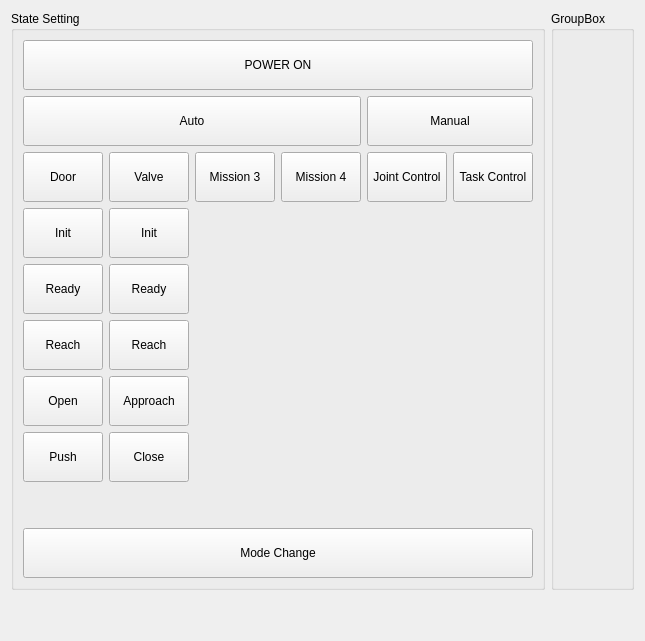
      <widget class="QWidget" name="tab_2">
       <attribute name="title">
        <string>Status</string>
       </attribute>
       <layout class="QVBoxLayout" name="verticalLayout_4">
        <item>
         <layout class="QHBoxLayout" name="horizontalLayout_4">
          <item>
           <widget class="QGroupBox" name="groupBox_state">
            <property name="title">
             <string>State Setting</string>
            </property>
            <layout class="QVBoxLayout" name="verticalLayout_14">
             <item>
              <widget class="QPushButton" name="button_power_on">
               <property name="minimumSize">
                <size>
                 <width>0</width>
                 <height>50</height>
                </size>
               </property>
               <property name="autoFillBackground">
                <bool>false</bool>
               </property>
               <property name="text">
                <string>POWER ON</string>
               </property>
              </widget>
             </item>
             <item>
              <layout class="QHBoxLayout" name="horizontalLayout_9">
               <item>
                <layout class="QVBoxLayout" name="verticalLayout_6">
                 <item>
                  <widget class="QPushButton" name="button_auto">
                   <property name="minimumSize">
                    <size>
                     <width>0</width>
                     <height>50</height>
                    </size>
                   </property>
                   <property name="text">
                    <string>Auto</string>
                   </property>
                  </widget>
                 </item>
                 <item>
                  <layout class="QHBoxLayout" name="horizontalLayout_8">
                   <item>
                    <layout class="QVBoxLayout" name="verticalLayout_8">
                     <item>
                      <widget class="QPushButton" name="button_auto_door_start">
                       <property name="minimumSize">
                        <size>
                         <width>0</width>
                         <height>50</height>
                        </size>
                       </property>
                       <property name="text">
                        <string>Door</string>
                       </property>
                      </widget>
                     </item>
                     <item>
                      <widget class="QPushButton" name="button_auto_door_init">
                       <property name="minimumSize">
                        <size>
                         <width>0</width>
                         <height>50</height>
                        </size>
                       </property>
                       <property name="text">
                        <string>Init</string>
                       </property>
                      </widget>
                     </item>
                     <item>
                      <widget class="QPushButton" name="button_auto_door_ready">
                       <property name="minimumSize">
                        <size>
                         <width>0</width>
                         <height>50</height>
                        </size>
                       </property>
                       <property name="text">
                        <string>Ready</string>
                       </property>
                      </widget>
                     </item>
                     <item>
                      <widget class="QPushButton" name="button_auto_door_reach">
                       <property name="minimumSize">
                        <size>
                         <width>0</width>
                         <height>50</height>
                        </size>
                       </property>
                       <property name="text">
                        <string>Reach</string>
                       </property>
                      </widget>
                     </item>
                     <item>
                      <widget class="QPushButton" name="button_auto_door_open">
                       <property name="minimumSize">
                        <size>
                         <width>0</width>
                         <height>50</height>
                        </size>
                       </property>
                       <property name="text">
                        <string>Open</string>
                       </property>
                      </widget>
                     </item>
                     <item>
                      <widget class="QPushButton" name="button_auto_door_push">
                       <property name="minimumSize">
                        <size>
                         <width>0</width>
                         <height>50</height>
                        </size>
                       </property>
                       <property name="text">
                        <string>Push</string>
                       </property>
                      </widget>
                     </item>
                     <item>
                      <spacer name="verticalSpacer_2">
                       <property name="orientation">
                        <enum>Qt::Vertical</enum>
                       </property>
                       <property name="sizeHint" stdset="0">
                        <size>
                         <width>20</width>
                         <height>40</height>
                        </size>
                       </property>
                      </spacer>
                     </item>
                    </layout>
                   </item>
                   <item>
                    <layout class="QVBoxLayout" name="verticalLayout_9">
                     <item>
                      <widget class="QPushButton" name="button_auto_valve_start">
                       <property name="minimumSize">
                        <size>
                         <width>0</width>
                         <height>50</height>
                        </size>
                       </property>
                       <property name="text">
                        <string>Valve</string>
                       </property>
                      </widget>
                     </item>
                     <item>
                      <widget class="QPushButton" name="button_auto_valve_init">
                       <property name="minimumSize">
                        <size>
                         <width>0</width>
                         <height>50</height>
                        </size>
                       </property>
                       <property name="text">
                        <string>Init</string>
                       </property>
                      </widget>
                     </item>
                     <item>
                      <widget class="QPushButton" name="button_auto_valve_ready">
                       <property name="minimumSize">
                        <size>
                         <width>0</width>
                         <height>50</height>
                        </size>
                       </property>
                       <property name="text">
                        <string>Ready</string>
                       </property>
                      </widget>
                     </item>
                     <item>
                      <widget class="QPushButton" name="button_auto_valve_reach">
                       <property name="minimumSize">
                        <size>
                         <width>0</width>
                         <height>50</height>
                        </size>
                       </property>
                       <property name="text">
                        <string>Reach</string>
                       </property>
                      </widget>
                     </item>
                     <item>
                      <widget class="QPushButton" name="button_auto_valve_approach">
                       <property name="minimumSize">
                        <size>
                         <width>0</width>
                         <height>50</height>
                        </size>
                       </property>
                       <property name="text">
                        <string>Approach</string>
                       </property>
                      </widget>
                     </item>
                     <item>
                      <widget class="QPushButton" name="button_auto_valve_close">
                       <property name="minimumSize">
                        <size>
                         <width>0</width>
                         <height>50</height>
                        </size>
                       </property>
                       <property name="text">
                        <string>Close</string>
                       </property>
                      </widget>
                     </item>
                     <item>
                      <spacer name="verticalSpacer_4">
                       <property name="orientation">
                        <enum>Qt::Vertical</enum>
                       </property>
                       <property name="sizeHint" stdset="0">
                        <size>
                         <width>20</width>
                         <height>40</height>
                        </size>
                       </property>
                      </spacer>
                     </item>
                    </layout>
                   </item>
                   <item>
                    <layout class="QVBoxLayout" name="verticalLayout_10">
                     <item>
                      <widget class="QPushButton" name="pushButton_5">
                       <property name="minimumSize">
                        <size>
                         <width>0</width>
                         <height>50</height>
                        </size>
                       </property>
                       <property name="text">
                        <string>Mission 3</string>
                       </property>
                      </widget>
                     </item>
                     <item>
                      <spacer name="verticalSpacer_5">
                       <property name="orientation">
                        <enum>Qt::Vertical</enum>
                       </property>
                       <property name="sizeHint" stdset="0">
                        <size>
                         <width>20</width>
                         <height>40</height>
                        </size>
                       </property>
                      </spacer>
                     </item>
                    </layout>
                   </item>
                   <item>
                    <layout class="QVBoxLayout" name="verticalLayout_11">
                     <item>
                      <widget class="QPushButton" name="pushButton_4">
                       <property name="minimumSize">
                        <size>
                         <width>0</width>
                         <height>50</height>
                        </size>
                       </property>
                       <property name="text">
                        <string>Mission 4</string>
                       </property>
                      </widget>
                     </item>
                     <item>
                      <spacer name="verticalSpacer_6">
                       <property name="orientation">
                        <enum>Qt::Vertical</enum>
                       </property>
                       <property name="sizeHint" stdset="0">
                        <size>
                         <width>20</width>
                         <height>40</height>
                        </size>
                       </property>
                      </spacer>
                     </item>
                    </layout>
                   </item>
                  </layout>
                 </item>
                </layout>
               </item>
               <item>
                <layout class="QVBoxLayout" name="verticalLayout_7">
                 <item>
                  <widget class="QPushButton" name="button_manual">
                   <property name="minimumSize">
                    <size>
                     <width>0</width>
                     <height>50</height>
                    </size>
                   </property>
                   <property name="text">
                    <string>Manual</string>
                   </property>
                  </widget>
                 </item>
                 <item>
                  <layout class="QHBoxLayout" name="horizontalLayout_7">
                   <item>
                    <layout class="QVBoxLayout" name="verticalLayout_12">
                     <item>
                      <widget class="QPushButton" name="button_manual_joint_ctrl">
                       <property name="minimumSize">
                        <size>
                         <width>0</width>
                         <height>50</height>
                        </size>
                       </property>
                       <property name="text">
                        <string>Joint Control</string>
                       </property>
                      </widget>
                     </item>
                     <item>
                      <spacer name="verticalSpacer_7">
                       <property name="orientation">
                        <enum>Qt::Vertical</enum>
                       </property>
                       <property name="sizeHint" stdset="0">
                        <size>
                         <width>20</width>
                         <height>40</height>
                        </size>
                       </property>
                      </spacer>
                     </item>
                    </layout>
                   </item>
                   <item>
                    <layout class="QVBoxLayout" name="verticalLayout_13">
                     <item>
                      <widget class="QPushButton" name="button_manual_task_ctrl">
                       <property name="minimumSize">
                        <size>
                         <width>0</width>
                         <height>50</height>
                        </size>
                       </property>
                       <property name="text">
                        <string>Task Control</string>
                       </property>
                      </widget>
                     </item>
                     <item>
                      <spacer name="verticalSpacer_8">
                       <property name="orientation">
                        <enum>Qt::Vertical</enum>
                       </property>
                       <property name="sizeHint" stdset="0">
                        <size>
                         <width>20</width>
                         <height>40</height>
                        </size>
                       </property>
                      </spacer>
                     </item>
                    </layout>
                   </item>
                  </layout>
                 </item>
                </layout>
               </item>
              </layout>
             </item>
             <item>
              <widget class="QPushButton" name="button_mode_change">
               <property name="minimumSize">
                <size>
                 <width>0</width>
                 <height>50</height>
                </size>
               </property>
               <property name="autoFillBackground">
                <bool>false</bool>
               </property>
               <property name="text">
                <string>Mode Change</string>
               </property>
              </widget>
             </item>
            </layout>
           </widget>
          </item>
          <item>
           <widget class="QGroupBox" name="groupBox_3">
            <property name="title">
             <string>GroupBox</string>
            </property>
           </widget>
          </item>
         </layout>
        </item>
        <item>
         <spacer name="verticalSpacer">
          <property name="orientation">
           <enum>Qt::Vertical</enum>
          </property>
          <property name="sizeHint" stdset="0">
           <size>
            <width>20</width>
            <height>40</height>
           </size>
          </property>
         </spacer>
        </item>
       </layout>
      </widget>
